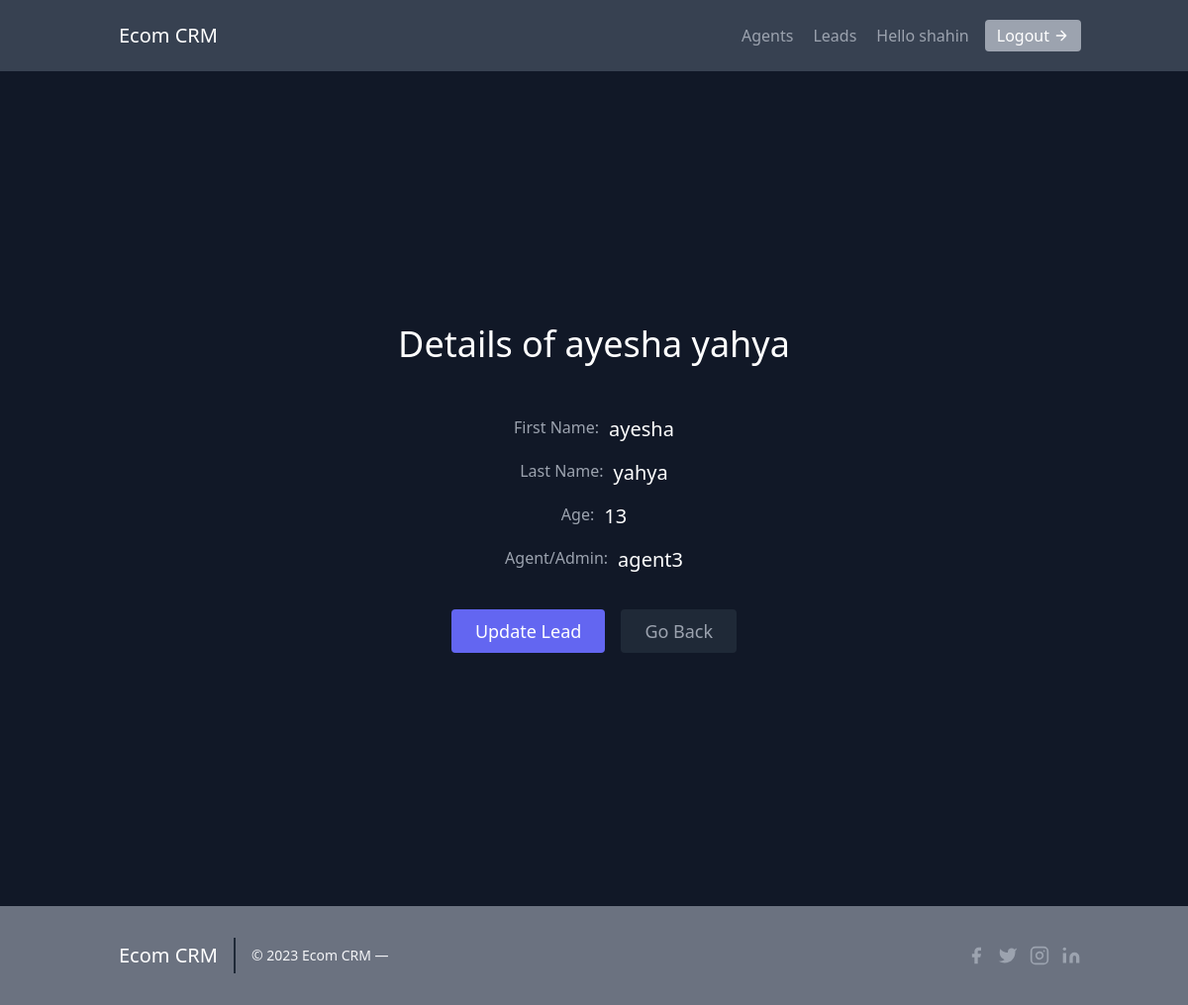
Page /leads/7/ (signed in) on the committed database.
### leads/models.py (models this page shows, shortened)
class User(AbstractUser):
    is_organiser = models.BooleanField(default=True)
    is_agent = models.BooleanField(default=False )

class Lead(models.Model):
    first_name = models.CharField(max_length=25)
    last_name = models.CharField(max_length=25)
    age = models.IntegerField(default=10)
    organisation = models.ForeignKey(UserProfile, on_delete=models.CASCADE, default=1)
    agent = models.ForeignKey("Agent", null=True, blank=True, on_delete=models.SET_NULL)

class Agent(models.Model):
    user = models.OneToOneField(User, on_delete=models.CASCADE)
    organisation = models.ForeignKey(UserProfile, on_delete=models.CASCADE, default=1)
    def __str__(self):
        return self.user.username

### leads/views.py (the view)
# urls.py: path('<int:pk>/', views.LeadDetailView.as_view(), name='lead-detail'),
class LeadDetailView(LoginRequiredMixin, DetailView):      #instead of specifying object_list in html can give custom object_name.
    template_name = 'leads/lead_detail.html'
    context_object_name = 'lead'
    def get_queryset(self):
        user = self.request.user
        if user.is_organiser:
            queryset = Lead.objects.filter(organisation = user.userprofile )
        else:
            queryset = queryset.filter(organisation = user.agent.organisation)
            queryset = Lead.objects.filter(agent__user = user)
        return queryset

### templates/leads/lead_detail.html (shortened to what this page needs)
{% extends "../base.html" %}
{% block content %}
<section class="text-gray-400 bg-gray-900 body-font pt-40 pb-40">
    <div class="container mx-auto flex px-5 py-24 items-center justify-center flex-col">
      <div class="text-center lg:w-2/3 w-full">
        <h1 class="title-font sm:text-4xl text-3xl mb-4 font-medium text-white">Details of {{lead.first_name}} {{lead.last_name}}</h1>
        <div class="flex flex-col items-center pb-9 pt-9">
            <div class="flex gap-x-2.5 pb-4">
                <p>First Name: </p>
                <span class="text-white text-xl"> {{lead.first_name}} </span>
            </div>
            <div class="flex gap-x-2.5 pb-4">
                <p>Last Name: </p>
                <span class="text-white text-xl"> {{lead.last_name}} </span>
            </div>
            <div class="flex gap-x-2.5 pb-4">
                <p>Age: </p>
                <span class="text-white text-xl"> {{lead.age}} </span>
            </div>
            <div class="flex gap-x-2.5">
                <p>Agent/Admin: </p>
                <span class="text-white text-xl"> {{lead.agent}} </span>
            </div>
        </div>
        <div class="flex justify-center">
          <button class="inline-flex text-white bg-indigo-500 border-0 py-2 px-6 focus:outline-none hover:bg-indigo-600 rounded text-lg">
            <a href="{% url 'leads:update-lead' lead.pk %}">
                Update Lead
            </a>
          </button>
          <button class="ml-4 inline-flex text-gray-400 bg-gray-800 border-0 py-2 px-6 focus:outline-none hover:bg-gray-700 hover:text-white rounded text-lg">
            <a href="{% url 'leads:lead-list' %}">
                Go Back
            </a>
          </button>
        </div>
      </div>
    </div>
  </section>
  {% endblock content %}

### templates/leads/navbar.html (shortened to what this page needs)
<header class="text-gray-400 bg-gray-700 body-font">
    <div class="container mx-auto flex flex-wrap p-5 flex-col md:flex-row items-center">
      <a href="{% url 'home' %}" class="flex title-font font-medium items-center text-white mb-4 md:mb-0">
        <span class="ml-3 text-xl">Ecom CRM</span>
      </a>
      <nav class="md:ml-auto flex flex-wrap items-center text-base justify-center">
      {% if request.user.is_authenticated %}
        {% if request.user.is_organiser %}
        <a href="{% url 'agents:agent-list' %}" class="mr-5 hover:text-white cursor-pointer transition-all">Agents</a>
        {% endif %}
        <a href="{% url 'leads:lead-list' %}" class="mr-5 hover:text-white cursor-pointer transition-all">Leads</a>
        Hello {{ request.user.username }}
        <a href="{% url 'lead-logout' %}" class="ml-4 cursor-pointer inline-flex items-center bg-gray-400 border-0 py-1 px-3 focus:outline-none hover:bg-gray-900 rounded text-white mt-4 md:mt-0 transition-all">Logout
          <svg fill="none" stroke="currentColor" stroke-linecap="round" stroke-linejoin="round" stroke-width="2" class="w-4 h-4 ml-1" viewBox="0 0 24 24">
            <path d="M5 12h14M12 5l7 7-7 7"></path>
          </svg>
        </a>
      {% endif %}
    </div>
  </header>

### rows in the picture
User: user.username "shahin"
Lead: first_name "ayesha", last_name "yahya", age "13", agent "agent3"
